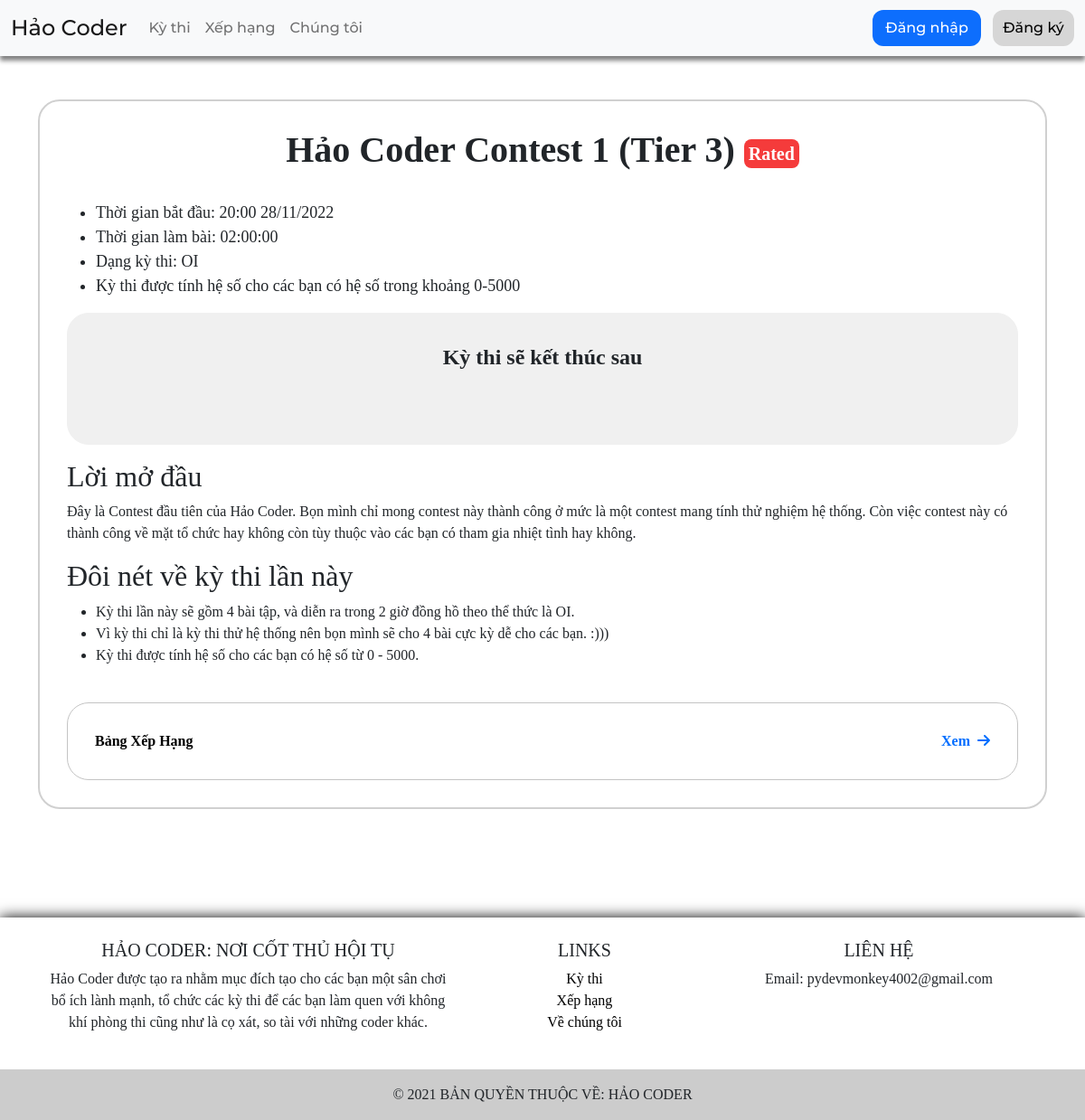
/contest/haocoder1_t3/, run on an earlier commit of the app's database.
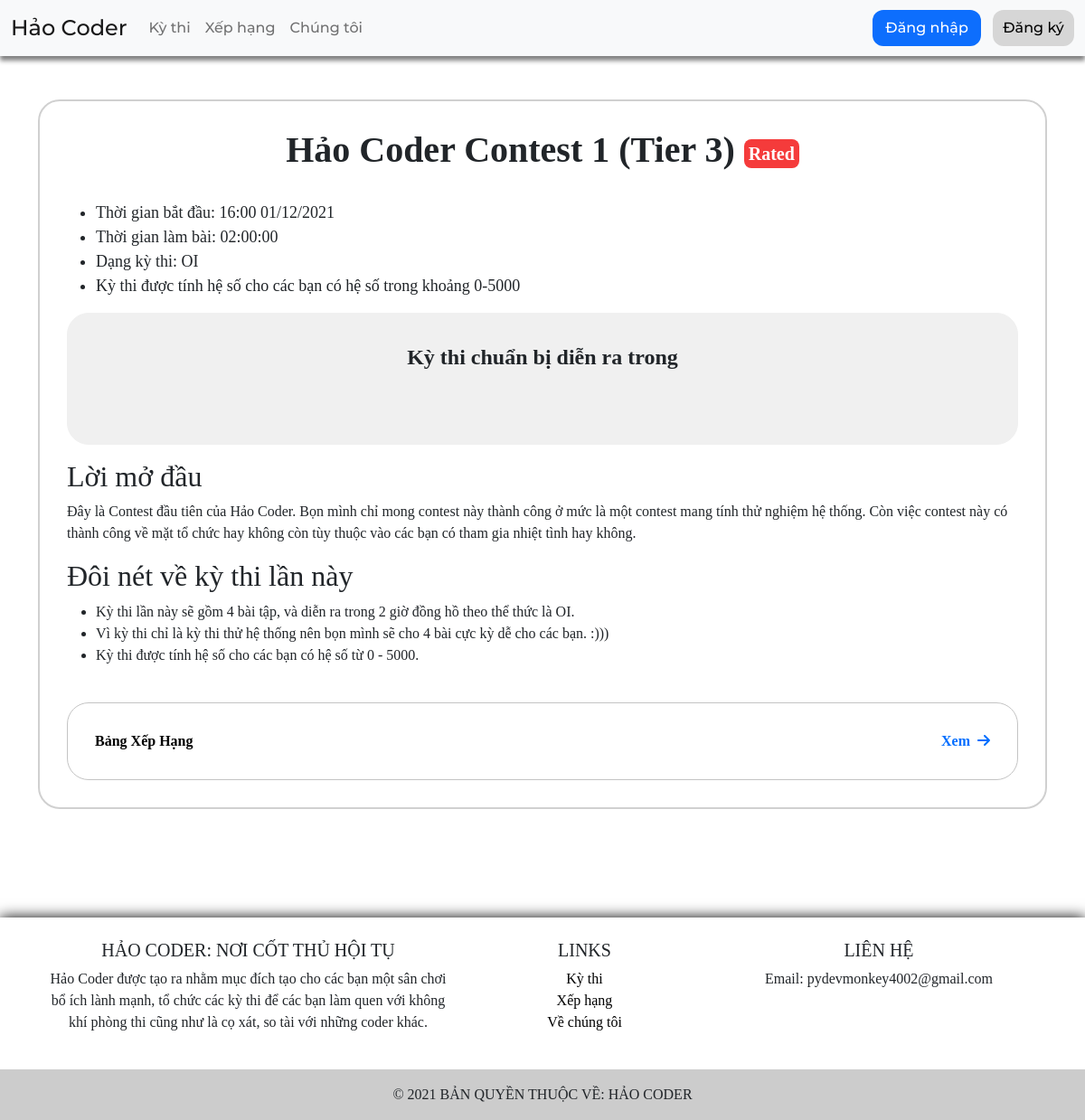
And on a later commit of the database.
### contest/models.py (models this page shows, shortened)
class Contest(models.Model):
	contest_id = models.CharField(max_length=100, default='', primary_key=True)
	contest_title = models.CharField(max_length=500, default='')
	contest_description = MartorField(default='')
	contest_format = models.CharField(max_length=100, default='OI', choices=CONTEST_FORMAT)
	contest_rating_range = models.CharField(max_length=50, default='0-5000')
	contestant_count = models.IntegerField(default=0)
	contest_created = models.DateTimeField(auto_now_add=True, blank=True)
	contest_schedule = models.DateTimeField(default=datetime.now)
	contest_long = models.CharField(max_length=20, default="01:00:00")
	contest_current_long = models.CharField(max_length=20, default="01:00:00")
	contest_status = models.CharField(max_length=50, default="SCHEDULE", choices=CONTEST_STATUS)
	contest_rated = models.BooleanField(default=True)

### contest/views.py (the view, shortened to what this page needs)
# urls.py: path('contest/', views.contest_page, name='contest page'),
def contest_page(req, id=None):
	user_registered = False
	if id is not None:
		contest = Contest.objects.filter(contest_id = id)
		if not contest.exists():
			return render(req, 'pages/error/hao404.html', {"err_msg": f"Có vẻ vị khách quan đang cố gắng truy cập vào kỳ thi bằng id {id} đúng không vậy hả ? Hiện tại kỳ thi này đã bị hủy hoặc bị ẩn đi rồi đó thưa khách quan."})
		contest = contest[0]
		if req.user.is_authenticated:
			user_registered = Leaderboard.objects.filter(profile__user__username=req.user.username, contest=contest).exists()
		return render(req, 'pages/contest/contest_detail.html', {"contest": contest, "user_registered": user_registered})

### templates/pages/contest/contest_detail.html (shortened to what this page needs)
{% extends 'pages/base.html' %}
{% block content %}
{% load static %}
{% load martortags %}
<link rel="stylesheet" type="text/css" href="{% static 'css/hcbadge.css' %}">
<link rel="stylesheet" type="text/css" href="{% static 'css/hccolor.css' %}">
<link rel="stylesheet" type="text/css" href="{% static 'css/hcbox.css' %}">
<div class="container">
	<div class="row justify-content-lg-center">
		<div class="col-12">
			<div style="border: 2px solid #d0d0d0; border-radius: 24px; padding: 30px; background-color: white;">
				<h1 style="text-align: center; font-weight: bold;">
					{{ contest.contest_title }}
					{% if contest.contest_rated %}
					<span class="hc-badge hc-bg-red" style="padding: 5px; vertical-align: middle;">Rated</span>
					{% endif %}
				</h1>
				<br>
				<ul style="font-size: 18px;">
					<li>Thời gian bắt đầu: {{ contest.contest_schedule|date:"H:i d/m/Y" }}</li>
					<li>Thời gian làm bài: {{ contest.contest_long }}</li>
					<li>Dạng kỳ thi: {{ contest.contest_format }}</li>
					<li>Kỳ thi được tính hệ số cho các bạn có hệ số trong khoảng {{ contest.contest_rating_range }}</li>
				</ul>
				{% if contest.contest_status == "SCHEDULE" %}
				<div style="border: 1px solid #f0f0f0; border-radius: 24px; padding: 30px; background-color: #f0f0f0; text-align: center; vertical-align: middle;">
					<label style="font-weight: bold; font-size: 24px;">Kỳ thi chuẩn bị diễn ra trong</label><br><br>
				</div>
				{% elif contest.contest_status == "RUNNING" %}
				<div style="border: 1px solid #f0f0f0; border-radius: 24px; padding: 30px; background-color: #f0f0f0; text-align: center; vertical-align: middle;">
					<label style="font-weight: bold; font-size: 24px;">Kỳ thi sẽ kết thúc sau</label><br><br>
				</div>
				{% endif %}
				<p>{{ contest.contest_description|safe_markdown }}</p>
				<br>
				<a href="/contest/{{ contest.contest_id }}/leaderboard/" style="color: black;">
					<div style="border: 1px solid #c4c4c4; border-radius: 24px; padding: 30px; font-weight: bold;" class="hc-raised-box">
						<label>Bảng Xếp Hạng</label>
						<span style="float: right; color: #006eff;">Xem&nbsp;&nbsp;<i class="fas fa-arrow-right"></i></span>
					</div>
				</a>
			</div>
		</div>
	</div>
</div>
{% endblock %}

What changed in the data, as far as the page shows it:
changed Contest "Hảo Coder Contest 1 (Tier 3)": contest_schedule "20:00 28/11/2022" → "16:00 01/12/2021"; contest_status "RUNNING" → "SCHEDULE" (drawn)
Also different on the page:
text no longer shown: "Kỳ thi sẽ kết thúc sau"
text now shown: "Kỳ thi chuẩn bị diễn ra trong"
